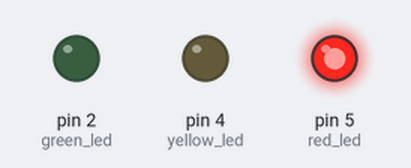
Simulated run of this program. Board: MicroPython board. Shown: output pins drawn as LEDs (lit = HIGH).

Above: at 3.5 s.
At 10.6 s:
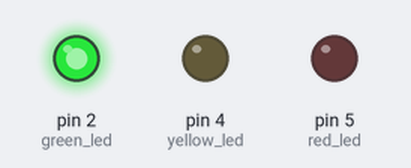
At 14.37 s:
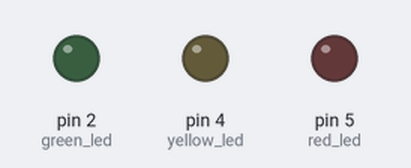
At 18.5 s:
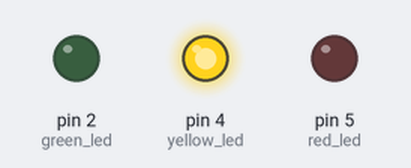
Timing chart, 0 to 26.0 s (numbered marks = the images above):
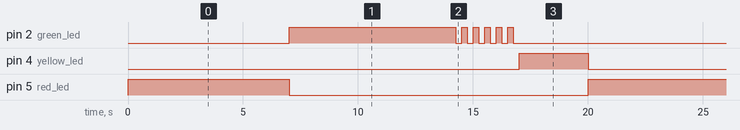

Measured:
- by itself, pin 2 (green_led): repeats every 20.0 s: 5 × (LOW 0.25 s, HIGH 0.25 s), LOW 10.3 s, HIGH 7.3 s
- by itself, pin 4 (yellow_led): alternates HIGH for 3.0 s and LOW for 17.0 s
- by itself, pin 5 (red_led): alternates HIGH for 7.0 s and LOW for 13.0 s

The program:

semaforo_simples.py
```python
import machine
import time

red_led = machine.Pin(5, machine.Pin.OUT)
yellow_led = machine.Pin(4, machine.Pin.OUT)
green_led = machine.Pin(2, machine.Pin.OUT)

while True:
    red_led.value(1)
    time.sleep(7)
    red_led.value(0)

    green_led.value(1)
    time.sleep(7)
    green_led.value(0)

    for i in range(6): # funcao para piscar
        green_led.value(1)
        time.sleep(0.25)
        green_led.value(0)
        time.sleep(0.25)

    yellow_led.value(1)
    time.sleep(3)
    yellow_led.value(0)
```
